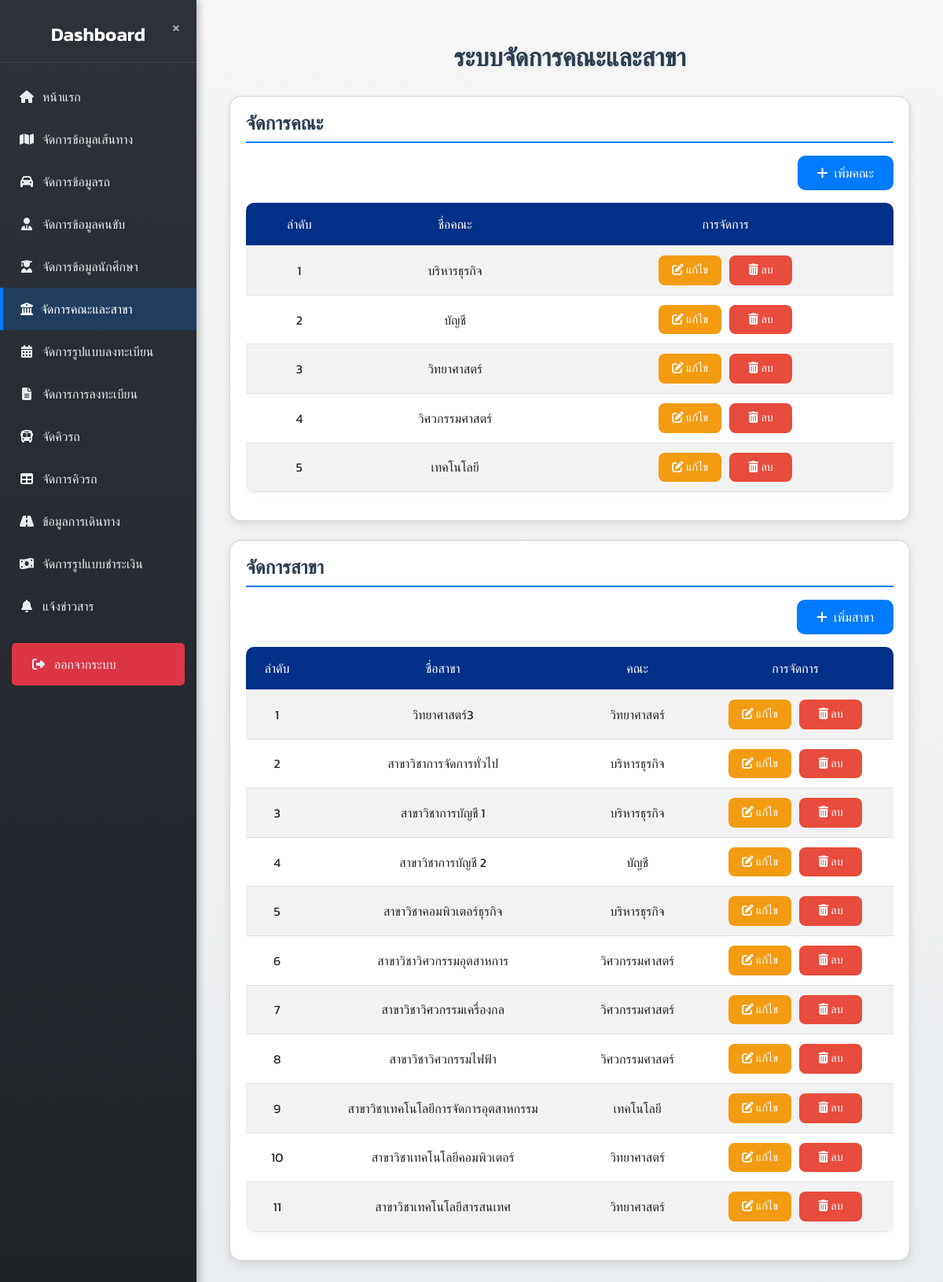
The app's page /admin/manage_faculties_majors.php (signed in) with its own data.
### tables this page shows
CREATE TABLE `faculties` (
  `faculty_id` int(11) NOT NULL,
  `faculty_name` varchar(100) NOT NULL
);

CREATE TABLE `majors` (
  `major_id` int(11) NOT NULL,
  `major_name` varchar(100) NOT NULL,
  `faculty_id` int(11) NOT NULL
);

### admin/manage_faculties_majors.php (the view, shortened to what this page needs)
<?php
include 'config/condb.php';
try {
    $stmt = $conn->prepare("SELECT * FROM faculties ORDER BY faculty_name");
    $stmt->execute();
    $faculties = $stmt->fetchAll(PDO::FETCH_ASSOC);
} catch (PDOException $e) {
    $_SESSION['error'] = "เกิดข้อผิดพลาดในการดึงข้อมูลคณะ: " . $e->getMessage();
    $faculties = [];
}
try {
    $stmt = $conn->prepare("SELECT m.*, f.faculty_name
                           FROM majors m
                           JOIN faculties f ON m.faculty_id = f.faculty_id
                           ORDER BY m.major_name");
    $stmt->execute();
    $majors = $stmt->fetchAll(PDO::FETCH_ASSOC);
} catch (PDOException $e) {
    $_SESSION['error'] = "เกิดข้อผิดพลาดในการดึงข้อมูลสาขา: " . $e->getMessage();
    $majors = [];
}
?>
<!DOCTYPE html>
<html lang="th">
<head>
    <link href="https://cdn.jsdelivr.net/npm/bootstrap@5.3.0-alpha1/dist/css/bootstrap.min.css" rel="stylesheet">
    <link href="https://cdn.jsdelivr.net/npm/sweetalert2@11/dist/sweetalert2.min.css" rel="stylesheet">
    <link rel="stylesheet" href="style.css">
    <link rel="stylesheet" href="https://cdnjs.cloudflare.com/ajax/libs/font-awesome/5.15.4/css/all.min.css">
</head>
<body>
    <?php include 'sidebar.php'; ?>
    <div class="content" id="content">
        <div class="container mt-4">
            <h2 class="header-title">ระบบจัดการคณะและสาขา</h2>
            <div class="card mb-4">
                <h3 class="mb-3">จัดการคณะ</h3>
                <div class="text-end mb-3">
                    <button type="button" class="btn btn-primary" data-bs-toggle="modal" data-bs-target="#addFacultyModal">
                        <i class="fas fa-plus me-2"></i>เพิ่มคณะ
                    </button>
                </div>
                <div class="table-responsive">
                    <table class="table table-striped">
                        <thead>
                            <tr>
                                <th>ลำดับ</th>
                                <th>ชื่อคณะ</th>
                                <th>การจัดการ</th>
                            </tr>
                        </thead>
                        <tbody>
                            <?php if (empty($faculties)) { ?>
                                <tr>
                                    <td colspan="3" class="text-center text-muted">ไม่พบข้อมูลคณะ</td>
                                </tr>
                            <?php } else { ?>
                                <?php $index = 1; foreach ($faculties as $faculty) { ?>
                                    <tr>
                                        <td><?php echo $index++; ?></td>
                                        <td><?php echo htmlspecialchars($faculty['faculty_name']); ?></td>
                                        <td>
                                            <div class="action-buttons-column">
                                                <button type="button" class="btn btn-warning btn-sm edit-faculty-btn"
                                                    data-bs-toggle="modal" data-bs-target="#editFacultyModal"
                                                    data-faculty-id="<?php echo $faculty['faculty_id']; ?>"
                                                    data-faculty-name="<?php echo htmlspecialchars($faculty['faculty_name']); ?>">
                                                    <i class="fas fa-edit"></i> แก้ไข
                                                </button>
                                                <button type="button" class="btn btn-danger btn-sm delete-faculty-btn"
                                                    data-faculty-id="<?php echo $faculty['faculty_id']; ?>">
                                                    <i class="fas fa-trash-alt"></i> ลบ
                                                </button>
                                            </div>
                                        </td>
                                    </tr>
                                <?php } ?>
                            <?php } ?>
                        </tbody>
                    </table>
                </div>
            </div>
            <div class="card mb-4">
                <h3 class="mb-3">จัดการสาขา</h3>
                <div class="text-end mb-3">
                    <button type="button" class="btn btn-primary" data-bs-toggle="modal" data-bs-target="#addMajorModal">
                        <i class="fas fa-plus me-2"></i>เพิ่มสาขา
                    </button>
                </div>
                <div class="table-responsive">
                    <table class="table table-striped">
                        <thead>
                            <tr>
                                <th>ลำดับ</th>
                                <th>ชื่อสาขา</th>
                                <th>คณะ</th>
                                <th>การจัดการ</th>
                            </tr>
                        </thead>
                        <tbody>
                            <?php if (empty($majors)) { ?>
                                <tr>
                                    <td colspan="4" class="text-center text-muted">ไม่พบข้อมูลสาขา</td>
                                </tr>
                            <?php } else { ?>
                                <?php $index = 1; foreach ($majors as $major) { ?>
                                    <tr>
                                        <td><?php echo $index++; ?></td>
                                        <td><?php echo htmlspecialchars($major['major_name']); ?></td>
                                        <td><?php echo htmlspecialchars($major['faculty_name']); ?></td>
                                        <td>
                                            <div class="action-buttons-column">
                                                <button type="button" class="btn btn-warning btn-sm edit-major-btn"
                                                    data-bs-toggle="modal" data-bs-target="#editMajorModal"
                                                    data-major-id="<?php echo $major['major_id']; ?>"
                                                    data-major-name="<?php echo htmlspecialchars($major['major_name']); ?>"
                                                    data-faculty-id="<?php echo $major['faculty_id']; ?>">
                                                    <i class="fas fa-edit"></i> แก้ไข
                                                </button>
                                                <button type="button" class="btn btn-danger btn-sm delete-major-btn"
                                                    data-major-id="<?php echo $major['major_id']; ?>">
                                                    <i class="fas fa-trash-alt"></i> ลบ
                                                </button>
                                            </div>
                                        </td>
                                    </tr>
                                <?php } ?>
                            <?php } ?>
                        </tbody>
                    </table>
                </div>
            </div>
        </div>
    </div>
</body>
</html>

### admin/style.css (style rules this page uses)
body { display: flex; height: 100vh; margin: 0; overflow: hidden; font-family: 'Segoe UI', Tahoma, Geneva, Verdana, sans-serif; }
.content { margin-left: 250px; padding: 20px; width: 100%; height: 100%; overflow-y: auto; transition: margin-left 0.3s ease; }

### admin/manage_faculties_majors.php (style rules this page uses)
body { font-family: 'Kanit', sans-serif; background: linear-gradient(to bottom, #f5f6f5, #e9ecef); min-height: 100vh; display: flex; margin: 0; }
.content { margin-left: 250px; padding: 30px; flex-grow: 1; transition: margin-left 0.3s ease-in-out; }
.header-title { font-size: 2rem; color: #2c3e50; font-weight: 600; text-align: center; margin-bottom: 30px; text-shadow: 1px 1px 2px rgba(0, 0, 0, 0.1); }
.card { border-radius: 15px; box-shadow: 0 4px 12px rgba(0, 0, 0, 0.1); background: #fff; padding: 20px; margin-bottom: 25px; transition: transform 0.2s ease; }
.card h3 { color: #2c3e50; font-weight: 600; border-bottom: 2px solid #007bff; padding-bottom: 8px; margin-bottom: 20px; font-size: 1.5rem; }
.btn-primary { background: #007bff; border: none; border-radius: 10px; padding: 10px 25px; font-weight: 500; transition: all 0.3s ease; }
.btn-warning { background: #f39c12; border: none; border-radius: 8px; padding: 8px 15px; color: #fff; transition: all 0.3s ease; font-size: 0.9rem; width: 80px; text-align: center; }
.btn-danger { background: #e74c3c; border: none; border-radius: 8px; padding: 8px 15px; color: #fff; transition: all 0.3s ease; font-size: 0.9rem; width: 80px; text-align: center; }
.action-buttons-column { display: flex; gap: 10px; justify-content: center; align-items: center; }
.table { border-radius: 10px; overflow: hidden; background: #fff; box-shadow: 0 2px 6px rgba(0, 0, 0, 0.05); }
.table thead th { background: #003087; color: #fff; text-align: center; padding: 15px; font-weight: 500; }
.table tbody tr { transition: background 0.2s ease; }
.table td { vertical-align: middle; text-align: center; padding: 12px; }

### records on screen
faculties: faculty_name "บริหารธุรกิจ"
faculties: faculty_name "บัญชี"
faculties: faculty_name "วิทยาศาสตร์"
faculties: faculty_name "วิศวกรรมศาสตร์"
faculties: faculty_name "เทคโนโลยี"
majors: major_name "วิทยาศาสตร์3", faculty.faculty_name "วิทยาศาสตร์"
majors: major_name "สาขาวิชาการจัดการทั่วไป", faculty.faculty_name "บริหารธุรกิจ"
majors: major_name "สาขาวิชาการบัญชี 1", faculty.faculty_name "บริหารธุรกิจ"
majors: major_name "สาขาวิชาการบัญชี 2", faculty.faculty_name "บัญชี"
majors: major_name "สาขาวิชาคอมพิวเตอร์ธุรกิจ", faculty.faculty_name "บริหารธุรกิจ"
majors: major_name "สาขาวิชาวิศวกรรมอุตสาหการ", faculty.faculty_name "วิศวกรรมศาสตร์"
majors: major_name "สาขาวิชาวิศวกรรมเครื่องกล", faculty.faculty_name "วิศวกรรมศาสตร์"
majors: major_name "สาขาวิชาวิศวกรรมไฟฟ้า", faculty.faculty_name "วิศวกรรมศาสตร์"
majors: major_name "สาขาวิชาเทคโนโลยีการจัดการอุตสาหกรรม", faculty.faculty_name "เทคโนโลยี"
majors: major_name "สาขาวิชาเทคโนโลยีคอมพิวเตอร์", faculty.faculty_name "วิทยาศาสตร์"
majors: major_name "สาขาวิชาเทคโนโลยีสารสนเทศ", faculty.faculty_name "วิทยาศาสตร์"
